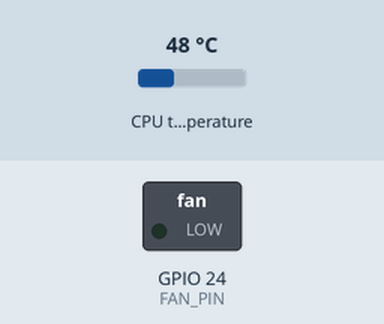
This program was run on a simulated Raspberry Pi (BCM pin numbers). Shown: switched loads named in the program (green lamp = pin HIGH). The inputs (shaded band) are chosen by the test bench; at power-on: CPU temperature 48 °C.

Above: at 2.2 s.
2.3 s: CPU temperature set to 52 °C
4.2 s: CPU temperature set to 55 °C
At 5.6 s:
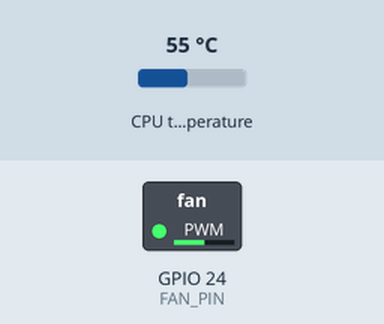
At 6.4 s:
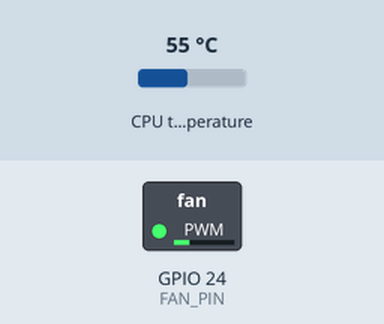
7.5 s: CPU temperature set to 71 °C
At 9.1 s:
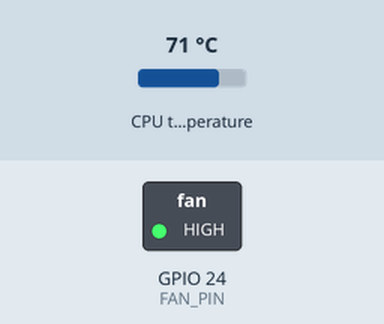
Timing chart, 0 to 10.6 s (numbered marks = the images above; inputs shaded):
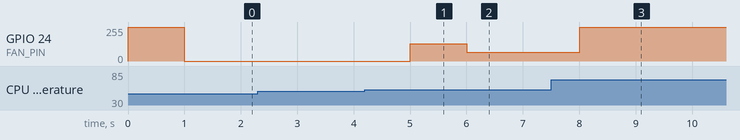

Measured:
- the behaviour switches between 53 and 54 °C on CPU temperature (found by bisection; images 0 and 1)
- after the input at 2.3 s, every drawn part: stays the same
- after the input at 4.2 s, GPIO 24 (FAN_PIN): 0/255 → 128/255 after 0.80 s, → 64/255 1.0 s later
- after the input at 7.5 s, GPIO 24 (FAN_PIN): 64/255 → 255/255 after 0.50 s

The program:

fan-control.py
```python
#!/usr/bin/python
# -*- coding: utf-8 -*-

import RPi.GPIO as GPIO
import time
import sys

# Configuration
FAN_PIN = 24            # BCM pin used to drive transistor's base
WAIT_TIME = 1           # [s] Time to wait between each refresh
FAN_MIN = 20            # [%] Fan minimum speed.
FAN_START = False            # [%] Fan minimum speed.
PWM_FREQ = 25           # [Hz] Change this value if fan has strange behavior

# Configurable temperature and fan speed steps
tempSteps = [50, 55, 60, 70]    # [°C]
speedSteps = [0, 25, 40, 100]   # [%]

# Fan speed will change only of the difference of temperature is higher than hysteresis
hyst = 1

# Setup GPIO pin
GPIO.setmode(GPIO.BCM)
GPIO.setup(FAN_PIN, GPIO.OUT, initial=GPIO.LOW)
fan=GPIO.PWM(FAN_PIN,PWM_FREQ)
fan.start(0);


i = 0
cpuTempOld=0
fanSpeedOld=0


# We must set a speed value for each temperature step
if(len(speedSteps) != len(tempSteps)):
    print("Numbers of temp steps and speed steps are different")
    exit(0)

fan.ChangeDutyCycle(100)
time.sleep(1)
fan.ChangeDutyCycle(0)

try:
    while (1):
        # Read CPU temperature
        cpuTempFile=open("/sys/class/thermal/thermal_zone0/temp","r")
        cpuTemp=float(cpuTempFile.read())/1000
        cpuTempFile.close()

        # Calculate desired fan speed
        if(abs(cpuTemp-cpuTempOld > hyst)):

            # Below first value, fan will run at min speed.
            if(cpuTemp < tempSteps[0]):
               fanSpeed = speedSteps[0]

           # Above last value, fan will run at max speed
            elif(cpuTemp >= tempSteps[len(tempSteps)-1]):
               fanSpeed = speedSteps[len(tempSteps)-1]

            # If temperature is between 2 steps, fan speed is calculated by linear interpolation
            else:
                for i in range(0,len(tempSteps)-1):
                    if((cpuTemp >= tempSteps[i]) and (cpuTemp < tempSteps[i+1])):
                        fanSpeed = round((speedSteps[i+1]-speedSteps[i])\
                                   /(tempSteps[i+1]-tempSteps[i])\
                                   *(cpuTemp-tempSteps[i])\
                                   +speedSteps[i],1)

            if((fanSpeed != fanSpeedOld) ):
                if(fanSpeed != fanSpeedOld):
                    if(fanSpeed >= FAN_MIN):
                        if (FAN_START == False):
                            fan.ChangeDutyCycle(50)
                            time.sleep(1)
                            FAN_START = True
                        fan.ChangeDutyCycle(fanSpeed)

                    if(fanSpeed == 0):
                        FAN_START = False
                        fan.ChangeDutyCycle(fanSpeed)

                    fanSpeedOld = fanSpeed

        # Wait until next refresh
        time.sleep(WAIT_TIME)


# If a keyboard interrupt occurs (ctrl + c), the GPIO is set to 0 and the program exits.
except(KeyboardInterrupt):
    print("Fan ctrl interrupted by keyboard")
    GPIO.cleanup()
    sys.exit()
```
